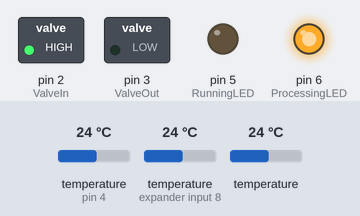
Bench run of a sketch on a simulated Arduino Uno, built with avr-gcc and run on an emulated ATmega328P. Shown: switched loads named in the sketch (green lamp = pin HIGH), output pins drawn as LEDs (lit = HIGH). The inputs (shaded band) are chosen by the test bench; at power-on: temperature (sensors on pin 4, expander input 8) 24 °C, temperature 24 °C. Pins used as bus, display or sensor lines are not drawn; what the sketch prints to the serial monitor is not drawn.

Above: at 0.1 s.
At 3.6 s:
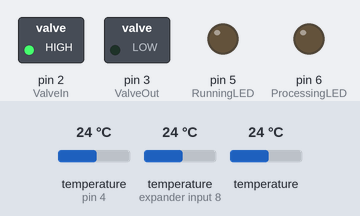
At 13.0 s:
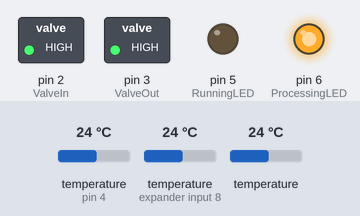
At 16.5 s:
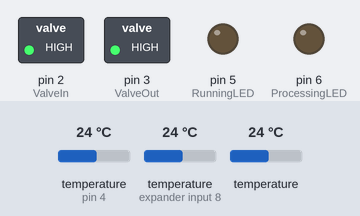
At 23.1 s:
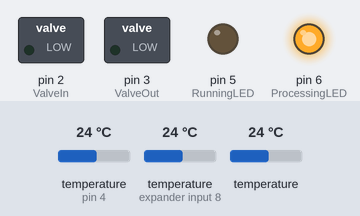
At 33.1 s:
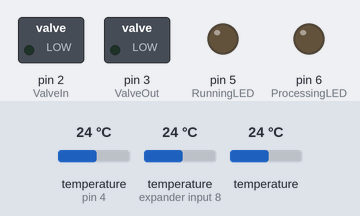
Timing chart, 0 to 40.0 s (numbered marks = the images above):
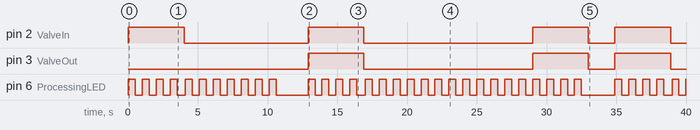

The sketch:

Pool.ino
```cpp
// Owner Nathaniel Robinson
// nathanieldavidrobinson@gmail.com
// Pool heater
#include <OneWire.h>
#include <DallasTemperature.h>
#define ONE_WIRE_BUS 4
OneWire oneWire(ONE_WIRE_BUS);
DallasTemperature sensors(&oneWire);

uint8_t SensorPool[8] = { 0x28, 0xEE, 0xD5, 0x64, 0x1A, 0x16, 0x02, 0xEC };
uint8_t SensorPipe[8] = { 0x28, 0x61, 0x64, 0x12, 0x3C, 0x7C, 0x2F, 0x27 };
uint8_t SensorAir[8] = { 0x28, 0x61, 0x64, 0x12, 0x3F, 0xFD, 0x80, 0xC6 };


int Pump = 1;
int ValveIn = 2;
int ValveOut = 3;
int RunningLED = 5; //green LED
int ProcessingLED = 6; // orange LED
int IssueLED = 8; //red LED
int pos = 0;
int Ex;
int EmergencyStop = 8; // Emergency interupt button
int Exchangebutton = 9; // Emergency exchange button


void setup() {
  // put your setup code here, to run once:
  Serial.begin(9600);
  pinMode(Pump, OUTPUT);
  pinMode(ValveIn, OUTPUT);
  pinMode(ValveOut, OUTPUT);
  pinMode(RunningLED, OUTPUT);
  pinMode(ProcessingLED, OUTPUT);
  pinMode(IssueLED, OUTPUT);
  pinMode(EmergencyStop, INPUT);
  pinMode(Exchangebutton, INPUT);
  sensors.begin();
  Start();
}

void loop() {
  TempCheck();
  if ( Ex = 1) {
    ExchangeWater();
  }
}

void TempCheck (){
  TempUpdate();
  if (SensorPipe > 25){
    Ex = 1;
    }
   else{
    Ex = 0;
   }

  }

void TempUpdate (){

  sensors.requestTemperatures();

  Serial.print("SensorPool: ");
  Temp(SensorPool);

  Serial.print("SensorPipe: ");
  Temp(SensorPipe);

  Serial.print("SensorAir: ");
  Temp(SensorAir);

  Serial.println();
  delay(1000);
}

void Temp (DeviceAddress deviceAddress)
{
  float tempC = sensors.getTempC(deviceAddress);
  Serial.print(tempC);
  Serial.print((char)176);
  Serial.print("C  |  ");

}
void Start(){
  OpenValveIN();
  WaterON();
  Loading5Sec();
  WaterOFF();
}

void ExchangeWater(){
  OpenBothValves();
  WaterON();
  Loading10Sec();
  WaterOFF();
  CloseBothValves();
}

void WaterON() {
  digitalWrite(Pump,HIGH);
}

void WaterOFF(){
  digitalWrite(Pump,LOW);
}

void Loading2Sec(){
  for (int i = 0; i <= 3; i++) {
    digitalWrite(ProcessingLED, HIGH);
    delay(500); //0.5 seconds
    digitalWrite(ProcessingLED, LOW);
    delay(500);
  }
}
void Loading5Sec(){
  for (int i = 0; i <= 6; i++) {
    digitalWrite(ProcessingLED, HIGH);
    delay(500); //0.5 seconds
    digitalWrite(ProcessingLED, LOW);
    delay(500);
  }
}

void Loading10Sec(){
  for (int i = 0; i <= 11; i++) {
    digitalWrite(ProcessingLED, HIGH);
    delay(500); //0.5 seconds
    digitalWrite(ProcessingLED, LOW);
    delay(500);
  }
}

void OpenBothValves(){
  digitalWrite(ValveIn, HIGH);
  digitalWrite(ValveOut, HIGH);
  Loading2Sec();
  digitalWrite(ValveIn, LOW);
  digitalWrite(ValveOut, LOW);
  delay(100);
}

void CloseBothValves(){
  digitalWrite(ValveIn, HIGH);
  digitalWrite(ValveOut, HIGH);
  Loading2Sec();
  digitalWrite(ValveIn, LOW);
  digitalWrite(ValveOut, LOW);
  delay(100);
}

void OpenValveIN(){
 digitalWrite(ValveIn, HIGH);
 Loading2Sec();
 digitalWrite(ValveIn, LOW);
 delay(100);
}

void CloseValveIN(){
  digitalWrite(ValveIn, HIGH);
  Loading2Sec();
  digitalWrite(ValveIn, LOW);
  delay(100);
  }

void OpenValveOUT(){
  digitalWrite(ValveOut, HIGH);
  Loading2Sec();
  digitalWrite(ValveOut, LOW);
  delay(100);
}

void CloseValveOUT(){
  digitalWrite(ValveOut, HIGH);
  Loading2Sec();
  digitalWrite(ValveOut, LOW);
  delay(100);
  }

void Emergency(){
  OpenBothValves();


}


//------------------
// servo
// for (pos = 90; pos >= 0; pos -= 10) { // goes from 90 degrees to 0 degrees
   // ValveIn.write(pos);              // tell servo to go to position in variable 'pos'
  //  delay(15);                       // waits 15ms for the servo to reach the position
  //  }
 //  for (pos = 90; pos >= 0; pos -= 10) { // goes from 90 degrees to 0 degrees
 //   ValveIn.write(pos);              // tell servo to go to position in variable 'pos'
  //  delay(15);                       // waits 15ms for the servo to reach the position
  //  }
  //#include <Servo.h>
  //int ValveInPin = 2;
//int ValveOutPin = 3;

//Servo ValveIn,  ValveOut;
// ValveIn.attach(ValveInPin);
 // ValveOut.attach(ValveOutPin);
```

Measured:
- by itself, pin 2 (ValveIn): goes LOW 8.9 s, HIGH 4.0 s, LOW 12.1 s, HIGH 4.0 s, LOW 1.9 s, HIGH 4.0 s, then LOW
- by itself, pin 3 (ValveOut): goes HIGH 4.0 s, LOW 12.1 s, HIGH 4.0 s, LOW 1.9 s, HIGH 4.0 s, then LOW
- by itself, pin 6 (ProcessingLED): HIGH → LOW at 0.52 s, → HIGH 0.50 s later, → LOW 0.50 s later, → HIGH 0.50 s later, … (72 changes in this stretch)
